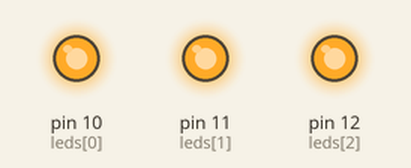
This sketch was run on a simulated Arduino Uno, built with avr-gcc and run on an emulated ATmega328P. Parts: output pins drawn as LEDs (lit = HIGH).

Above: at 0.5 s.
At 3.5 s:
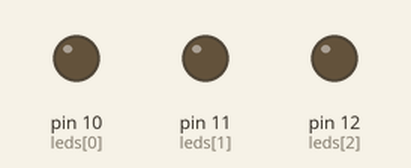
Timing chart, 0 to 4.6 s (numbered marks = the images above):
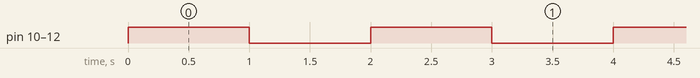

Measured:
- by itself, pin 10 (leds[0]), pin 11 (leds[1]), pin 12 (leds[2]): alternates HIGH for 1.0 s and LOW for 1.0 s

The sketch:

Prog_5_PrenderLedsV2.ino
```cpp
int leds[] = {10, 11, 12};
int i;
float num;
int num2;

void setup() {
  // put your setup code here, to run once:
  //Debe establecerse el modo de trabajo de un pin digital

  for(i = 0; i < 3; i++){
    pinMode(leds[i], OUTPUT);
  }
}

void loop() {
  // put your main code here, to run repeatedly:
  for(i = 0; i < 3; i++){
    digitalWrite(leds[i], 1);
  }
  delay(1000);

  for(i = 0; i < 3; i++){
    digitalWrite(leds[i], 0);
  }

  delay(1000);
}
```
